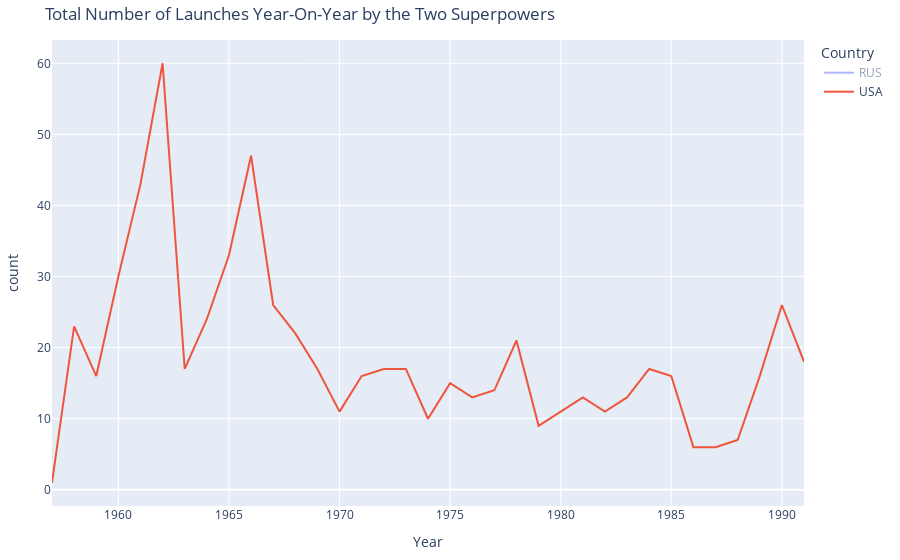

Source (notebook cell):
### Code cell
fig = px.line(ussr_vs_usa, x="Year", y="count", 
              color='Country',
              title='Total Number of Launches Year-On-Year by the Two Superpowers')

fig.update_layout(
    margin=dict(l=20, r=20, t=40, b=15),
    # paper_bgcolor="LightSteelBlue",
)
fig.show()
fig.show("svg", width = 1100, height = 400)

### Figure 1 — Plotly figure (JSON) as saved in the notebook; plotly's stock layout.template omitted (floating-point values rounded to 4 significant figures)
{"data": [{"hovertemplate": "Country=RUS<br>Year=%{x}<br>count=%{y}<extra></extra>", "legendgroup": "RUS", "line": {"color": "#636efa", "dash": "solid"}, "marker": {"symbol": "circle"}, "mode": "lines", "name": "RUS", "orientation": "v", "showlegend": true, "type": "scatter", "visible": "legendonly", "x": [1957, 1958, 1959, 1960, 1961, 1962, 1963, 1964, 1965, 1966, 1967, 1968, 1969, 1970, 1971, 1972, 1973, 1974, 1975, 1976, 1977, 1978, 1979, 1980, 1981, 1982, 1983, 1984, 1985, 1986, 1987, 1988, 1989, 1990, 1991], "xaxis": "x", "y": [2, 5, 4, 9, 9, 22, 24, 36, 53, 51, 75, 80, 83, 88, 93, 79, 84, 83, 89, 95, 97, 71, 36, 40, 51, 53, 46, 42, 51, 49, 42, 36, 26, 37, 29], "yaxis": "y"}, {"hovertemplate": "Country=USA<br>Year=%{x}<br>count=%{y}<extra></extra>", "legendgroup": "USA", "line": {"color": "#EF553B", "dash": "solid"}, "marker": {"symbol": "circle"}, "mode": "lines", "name": "USA", "orientation": "v", "showlegend": true, "type": "scatter", "visible": true, "x": [1957, 1958, 1959, 1960, 1961, 1962, 1963, 1964, 1965, 1966, 1967, 1968, 1969, 1970, 1971, 1972, 1973, 1974, 1975, 1976, 1977, 1978, 1979, 1980, 1981, 1982, 1983, 1984, 1985, 1986, 1987, 1988, 1989, 1990, 1991], "xaxis": "x", "y": [1, 23, 16, 30, 43, 60, 17, 24, 33, 47, 26, 22, 17, 11, 16, 17, 17, 10, 15, 13, 14, 21, 9, 11, 13, 11, 13, 17, 16, 6, 6, 7, 16, 26, 18], "yaxis": "y"}], "layout": {"autosize": true, "legend": {"title": {"text": "Country"}, "tracegroupgap": 0}, "margin": {"b": 15, "l": 20, "r": 20, "t": 40}, "title": {"text": "Total Number of Launches Year-On-Year by the Two Superpowers"}, "xaxis": {"anchor": "y", "autorange": true, "domain": [0, 1], "range": [1957, 1991], "title": {"text": "Year"}, "type": "linear"}, "yaxis": {"anchor": "x", "autorange": true, "domain": [0, 1], "range": [-2.278, 63.28], "title": {"text": "count"}, "type": "linear"}}}
